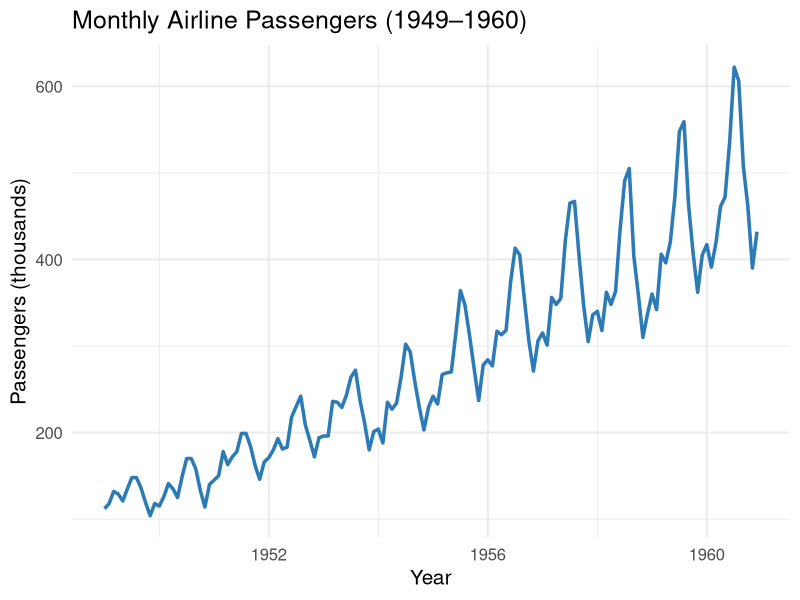
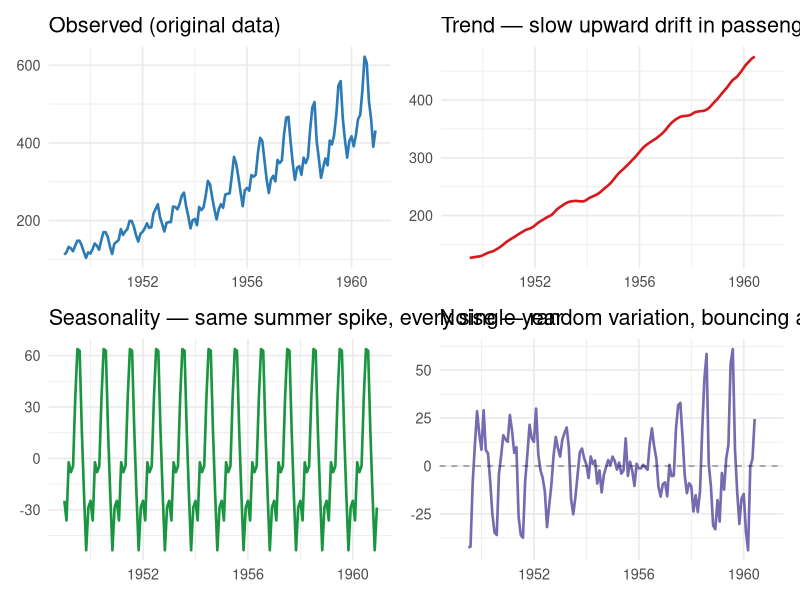
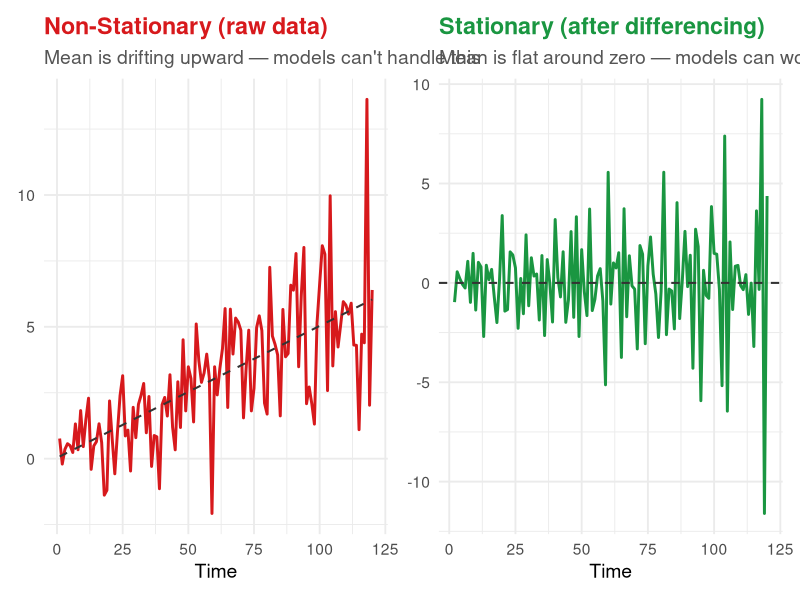
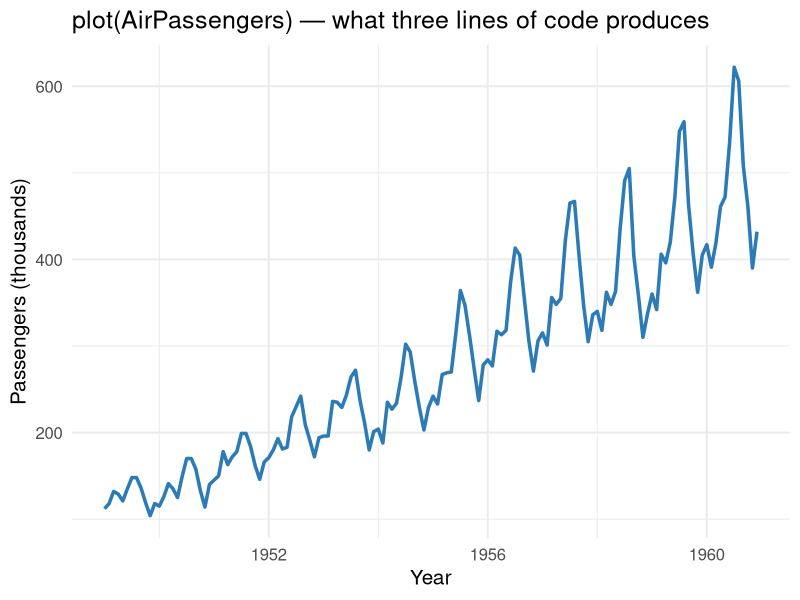
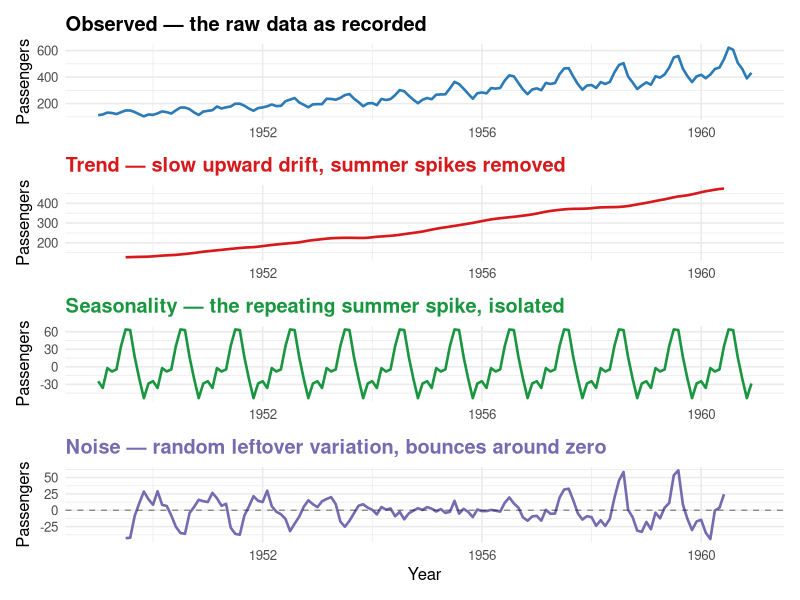
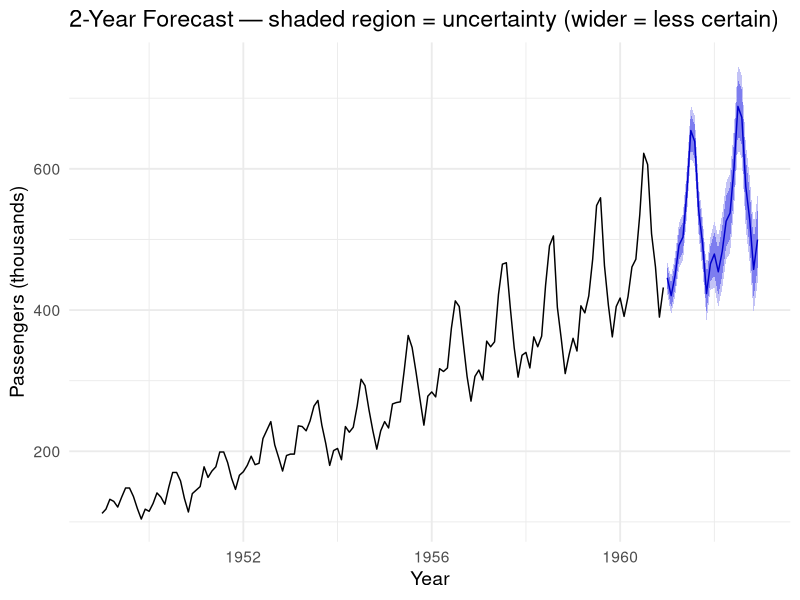
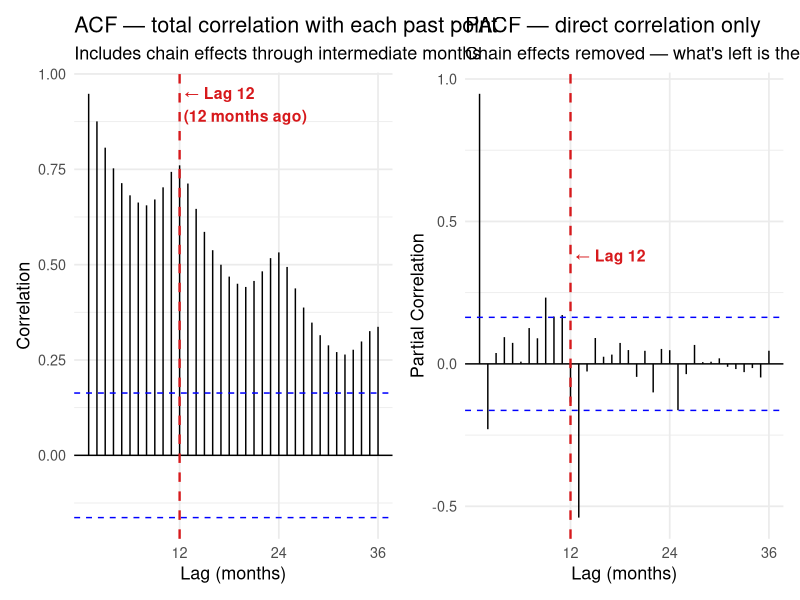

Here is the R script that generated these plots, in order:
## ---- chunk 1
library(ggplot2)
library(dplyr)
library(tidyr)
library(patchwork)
## ---- chunk 2
ggplot(data.frame(time = time(AirPassengers), y = as.numeric(AirPassengers)),
       aes(time, y)) +
  geom_line(color = "#2c7bb6", linewidth = 1.2) +
  labs(title = "Monthly Airline Passengers (1949–1960)",
       x = "Year", y = "Passengers (thousands)") +
  theme_minimal(base_size = 15)
## ---- chunk 3
decomp <- decompose(AirPassengers)

p1 <- ggplot(data.frame(time = time(AirPassengers), y = as.numeric(AirPassengers)),
             aes(time, y)) +
  geom_line(color = "#2c7bb6", linewidth = 0.9) +
  labs(title = "Observed (original data)", y = NULL, x = NULL) +
  theme_minimal(base_size = 13)

p2 <- ggplot(data.frame(time = time(AirPassengers), y = as.numeric(decomp$trend)),
             aes(time, y)) +
  geom_line(color = "#d7191c", linewidth = 0.9, na.rm = TRUE) +
  labs(title = "Trend — slow upward drift in passenger counts", y = NULL, x = NULL) +
  theme_minimal(base_size = 13)

p3 <- ggplot(data.frame(time = time(AirPassengers), y = as.numeric(decomp$seasonal)),
             aes(time, y)) +
  geom_line(color = "#1a9641", linewidth = 0.9) +
  labs(title = "Seasonality — same summer spike, every single year", y = NULL, x = NULL) +
  theme_minimal(base_size = 13)

p4 <- ggplot(data.frame(time = time(AirPassengers), y = as.numeric(decomp$random)),
             aes(time, y)) +
  geom_line(color = "#756bb1", linewidth = 0.9, na.rm = TRUE) +
  geom_hline(yintercept = 0, linetype = "dashed", alpha = 0.4) +
  labs(title = "Noise — random variation, bouncing around zero", y = NULL, x = NULL) +
  theme_minimal(base_size = 13)

(p1 | p2) / (p3 | p4)
## ---- chunk 4
set.seed(42)
t <- 1:120
non_stat <- 0.05 * t + rnorm(120, sd = 0.5 + 0.02 * t)
stat_series <- diff(non_stat)

p_ns <- ggplot(data.frame(t = t, y = non_stat), aes(t, y)) +
  geom_line(color = "#d7191c", linewidth = 1) +
  geom_smooth(method = "lm", se = FALSE, color = "#333333", linetype = "dashed", linewidth = 0.7) +
  labs(title = "Non-Stationary (raw data)",
       subtitle = "Mean is drifting upward — models can't handle this",
       x = "Time", y = NULL) +
  theme_minimal(base_size = 14) +
  theme(plot.title = element_text(face = "bold", color = "#d7191c"),
        plot.subtitle = element_text(color = "#555555"))

p_s <- ggplot(data.frame(t = t[-1], y = stat_series), aes(t, y)) +
  geom_line(color = "#1a9641", linewidth = 1) +
  geom_hline(yintercept = 0, linetype = "dashed", color = "#333333", linewidth = 0.7) +
  labs(title = "Stationary (after differencing)",
       subtitle = "Mean is flat around zero — models can work with this",
       x = "Time", y = NULL) +
  theme_minimal(base_size = 14) +
  theme(plot.title = element_text(face = "bold", color = "#1a9641"),
        plot.subtitle = element_text(color = "#555555"))

p_ns | p_s
## ---- chunk 5
ggplot(data.frame(time = time(AirPassengers), y = as.numeric(AirPassengers)),
       aes(time, y)) +
  geom_line(color = "#2c7bb6", linewidth = 1.2) +
  labs(title = "plot(AirPassengers) — what three lines of code produces",
       x = "Year", y = "Passengers (thousands)") +
  theme_minimal(base_size = 15)
## ---- chunk 6
library(forecast)
decomp_result <- decompose(AirPassengers)

d1 <- ggplot(data.frame(t = time(AirPassengers), y = as.numeric(AirPassengers)), aes(t, y)) +
  geom_line(color = "#2c7bb6", linewidth = 0.9) +
  labs(title = "Observed — the raw data as recorded", x = NULL, y = "Passengers") +
  theme_minimal(base_size = 12) + theme(plot.title = element_text(face = "bold"))

d2 <- ggplot(data.frame(t = time(AirPassengers), y = as.numeric(decomp_result$trend)), aes(t, y)) +
  geom_line(color = "#d7191c", linewidth = 0.9, na.rm = TRUE) +
  labs(title = "Trend — slow upward drift, summer spikes removed", x = NULL, y = "Passengers") +
  theme_minimal(base_size = 12) + theme(plot.title = element_text(face = "bold", color = "#d7191c"))

d3 <- ggplot(data.frame(t = time(AirPassengers), y = as.numeric(decomp_result$seasonal)), aes(t, y)) +
  geom_line(color = "#1a9641", linewidth = 0.9) +
  labs(title = "Seasonality — the repeating summer spike, isolated", x = NULL, y = "Passengers") +
  theme_minimal(base_size = 12) + theme(plot.title = element_text(face = "bold", color = "#1a9641"))

d4 <- ggplot(data.frame(t = time(AirPassengers), y = as.numeric(decomp_result$random)), aes(t, y)) +
  geom_line(color = "#756bb1", linewidth = 0.9, na.rm = TRUE) +
  geom_hline(yintercept = 0, linetype = "dashed", alpha = 0.4) +
  labs(title = "Noise — random leftover variation, bounces around zero", x = "Year", y = "Passengers") +
  theme_minimal(base_size = 12) + theme(plot.title = element_text(face = "bold", color = "#756bb1"))

(d1 / d2 / d3 / d4)
## ---- chunk 7
fit <- auto.arima(AirPassengers)
fc  <- forecast(fit, h = 24)
autoplot(fc) +
  labs(title = "2-Year Forecast — shaded region = uncertainty (wider = less certain)",
       x = "Year", y = "Passengers (thousands)") +
  theme_minimal(base_size = 14)
## ---- chunk 8
p_acf <- ggAcf(AirPassengers, lag.max = 36) +
  geom_vline(xintercept = 12, color = "#d7191c", linetype = "dashed", linewidth = 0.8) +
  annotate("text", x = 12.5, y = 0.92, label = "← Lag 12\n(12 months ago)",
           hjust = 0, color = "#d7191c", size = 4, fontface = "bold") +
  labs(title = "ACF — total correlation with each past point",
       subtitle = "Includes chain effects through intermediate months",
       x = "Lag (months)", y = "Correlation") +
  theme_minimal(base_size = 13)

p_pacf <- ggPacf(AirPassengers, lag.max = 36) +
  geom_vline(xintercept = 12, color = "#d7191c", linetype = "dashed", linewidth = 0.8) +
  annotate("text", x = 12.5, y = 0.38, label = "← Lag 12",
           hjust = 0, color = "#d7191c", size = 4, fontface = "bold") +
  labs(title = "PACF — direct correlation only",
       subtitle = "Chain effects removed — what's left is the true direct relationship",
       x = "Lag (months)", y = "Partial Correlation") +
  theme_minimal(base_size = 13)

p_acf | p_pacf
